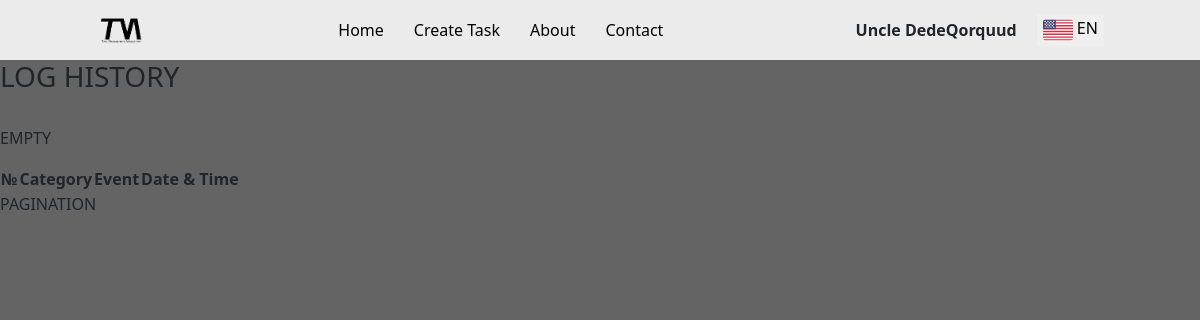
The page /log/ (signed in) on the database as committed earlier.
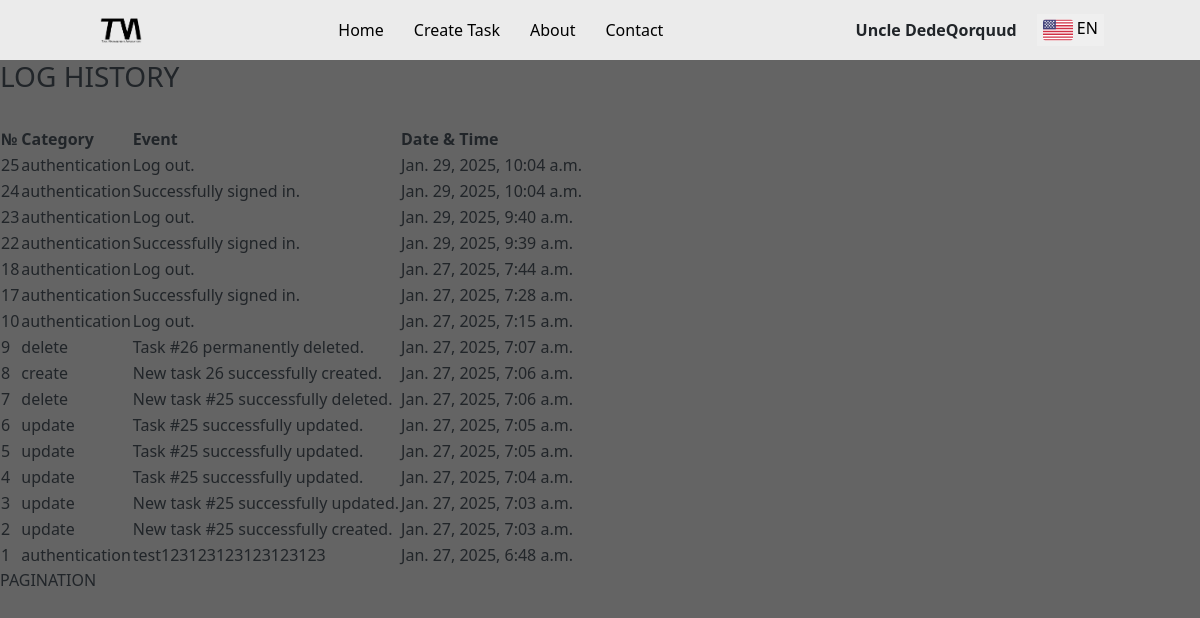
The same page on the database as committed later.
### tasks/models.py (models this page shows, shortened)
class LogHistory(models.Model):
    LOG_CATEGORIES = [('create','Create'), ('update','Update'), ('delete','Delete'), ('error','Error'), ('authentication','Authentication')]
    user = models.ForeignKey(User, on_delete=models.CASCADE) # related_name='user'
    category = models.CharField(choices=LOG_CATEGORIES, max_length=16)
    event = models.TextField()
    datentime = models.DateTimeField(auto_now_add=True)

### tasks/views.py (the view)
# urls.py: path('log/', tasks_view.log, name='log'),
def log(request):
    auth_stat = request.user.is_authenticated
    log_of_user = LogHistory.objects.filter(user=request.user).order_by('-datentime')
    if request.user.is_authenticated:
        nickname = f'{request.user.first_name} {request.user.last_name}'
    else:
        nickname = 'Guest'
    context = {
        'user': nickname,
        'auth_stat': auth_stat,
        'log': log_of_user,
        'is_nav': True,
    }
    return render(request, 'tasks/log.html', context)

### templates/tasks/log.html (shortened to what this page needs)
{% extends '../base/layout.html' %}
{% load static %}
{% block content %}
    <div style="background-color: rgb(100,100,100); min-height: 850px;">
        <h3> LOG HISTORY </h3>
        <br>
        <div>
            <table>
                <tr>
                    <th> № </th>
                    <th> Category </th>
                    <th> Event </th>
                    <th> Date & Time </th>
                </tr>
                {% if log %}
                    {% for row in log %}
                        <tr id={{row.id}}>
                            <td> {{ row.id }}  </td>
                            <td> {{ row.category }}  </td>
                            <td> {{ row.event }}  </td>
                            <td> {{ row.datentime }}  </td>
                        </tr>
                    {% endfor %}
                {% else %}
                    <tr>
                        <p> EMPTY </p>
                    </tr>
                {% endif %}
            </table>
            <div>
                PAGINATION
            </div>
        </div>
    </div>
{% endblock %}

### templates/base/layout.html (shortened to what this page needs)
<!DOCTYPE html>
<html lang="en">
    <head>
        {% load static %}
        <link rel="stylesheet" href="{% static 'css/global.css' %}">
        <link href="https://cdn.jsdelivr.net/npm/bootstrap@5.3.3/dist/css/bootstrap.min.css" rel="stylesheet">
    </head>
    <body>
        {% if is_nav == True %}
            {% include './navbar.html' %}
        {% endif %}
        {% block content %}{% endblock %}
    </body>
</html>

### templates/base/navbar.html (shortened to what this page needs)
{% load static %}
<nav style="display: flex; justify-content: space-around; align-items: center; background-color: rgb(235,235,235); min-height: 60px;">
    <span>
        <a href="{% url 'tasks_list' %}">
            <img src="{% static 'img/logo/logo_black.png' %}" alt="task-mgmt-app" onclick={console.log(this.src)} width="50px">
        </a>
    </span>
    <span style="display: flex; align-items: center;">
        <ul style="display: flex; gap: 30px; list-style: none; align-items: center; margin: 0; padding: 0;">
            {% if auth_stat == False %}
                <li>
                    <a style="text-decoration: none; color: rgb(0,0,0);" href="{% url 'tasks_list' %}"> Home </a>
                </li>
                <li>
                    <a style="text-decoration: none; color: rgb(0,0,0);" href="{% url 'about' %}"> About </a>
                </li>
                <li>
                    <a style="text-decoration: none; color: rgb(0,0,0);" href="{% url 'contact' %}"> Contact </a>
                </li>
            {% else %}
                <li>
                    <a style="text-decoration: none; color: rgb(0,0,0);" href="{% url 'tasks_list' %}"> Home </a>
                </li>
                <li>
                    <a style="text-decoration: none; color: rgb(0,0,0);" href="{% url 'create_task' %}"> Create Task </a>
                </li>
                <li>
                    <a style="text-decoration: none; color: rgb(0,0,0);" href="{% url 'about' %}"> About </a>
                </li>
                <li>
                    <a style="text-decoration: none; color: rgb(0,0,0);" href="{% url 'contact' %}"> Contact </a>
                </li>
            {% endif %}
        </ul>
    </span>
    <span>
        <span style="
        display: flex;
        gap: 20px;
        align-items: center;
        ">
            <span style="
            position: relative;
            padding: 0;
            ">
                {% if auth_stat == False %}
                    <p onmouseenter={profile_dropdown_show()} onmouseleave={profile_dropdown_hide()} style="margin-bottom: 0; height: 100%;"> <b> GUEST </b> </p>
                {% else %}
                    <p onmouseenter={profile_dropdown_show()} onmouseleave={profile_dropdown_hide()} style="margin-bottom: 0; height: 100%;"> <b> {{user}} </b> </p>
                {% endif %}
            </span>
            <span style="
            position: relative;
            padding: 0;
            ">
                <button id="select_language" style="
                border: none;
                outline: none;
                margin-bottom: 0; height: 100%;
                " onmouseenter={language_dropdown_show()} onmouseleave={language_dropdown_hide()}>
                </button>
            </span>
        </span>
    </span>
</nav>

Rows that differ between the two databases and show on the page:
added LogHistory: id "25", category "authentication", event "Log out.", datentime "Jan. 29, 2025, 10:04 a.m."
added LogHistory: id "24", category "authentication", event "Successfully signed in.", datentime "Jan. 29, 2025, 10:04 a.m."
added LogHistory: id "23", category "authentication", event "Log out.", datentime "Jan. 29, 2025, 9:40 a.m."
added LogHistory: id "22", category "authentication", event "Successfully signed in.", datentime "Jan. 29, 2025, 9:39 a.m."
added LogHistory: id "18", category "authentication", event "Log out.", datentime "Jan. 27, 2025, 7:44 a.m."
added LogHistory: id "17", category "authentication", event "Successfully signed in.", datentime "Jan. 27, 2025, 7:28 a.m."
added LogHistory: id "10", category "authentication", event "Log out.", datentime "Jan. 27, 2025, 7:15 a.m."
added LogHistory: id "9", category "delete", event "Task #26 permanently deleted.", datentime "Jan. 27, 2025, 7:07 a.m."
added LogHistory: id "8", category "create", event "New task 26 successfully created.", datentime "Jan. 27, 2025, 7:06 a.m."
added LogHistory: id "7", category "delete", event "New task #25 successfully deleted.", datentime "Jan. 27, 2025, 7:06 a.m."
added LogHistory: id "6", category "update", event "Task #25 successfully updated.", datentime "Jan. 27, 2025, 7:05 a.m."
added LogHistory: id "5", category "update", event "Task #25 successfully updated.", datentime "Jan. 27, 2025, 7:05 a.m."
added LogHistory: id "4", category "update", event "Task #25 successfully updated.", datentime "Jan. 27, 2025, 7:04 a.m."
added LogHistory: id "3", category "update", event "New task #25 successfully updated.", datentime "Jan. 27, 2025, 7:03 a.m."
added LogHistory: id "2", category "update", event "New task #25 successfully created.", datentime "Jan. 27, 2025, 7:03 a.m."
added LogHistory: id "1", category "authentication", event "test123123123123123123", datentime "Jan. 27, 2025, 6:48 a.m."
Other text that changed with them:
text no longer shown: "EMPTY"
